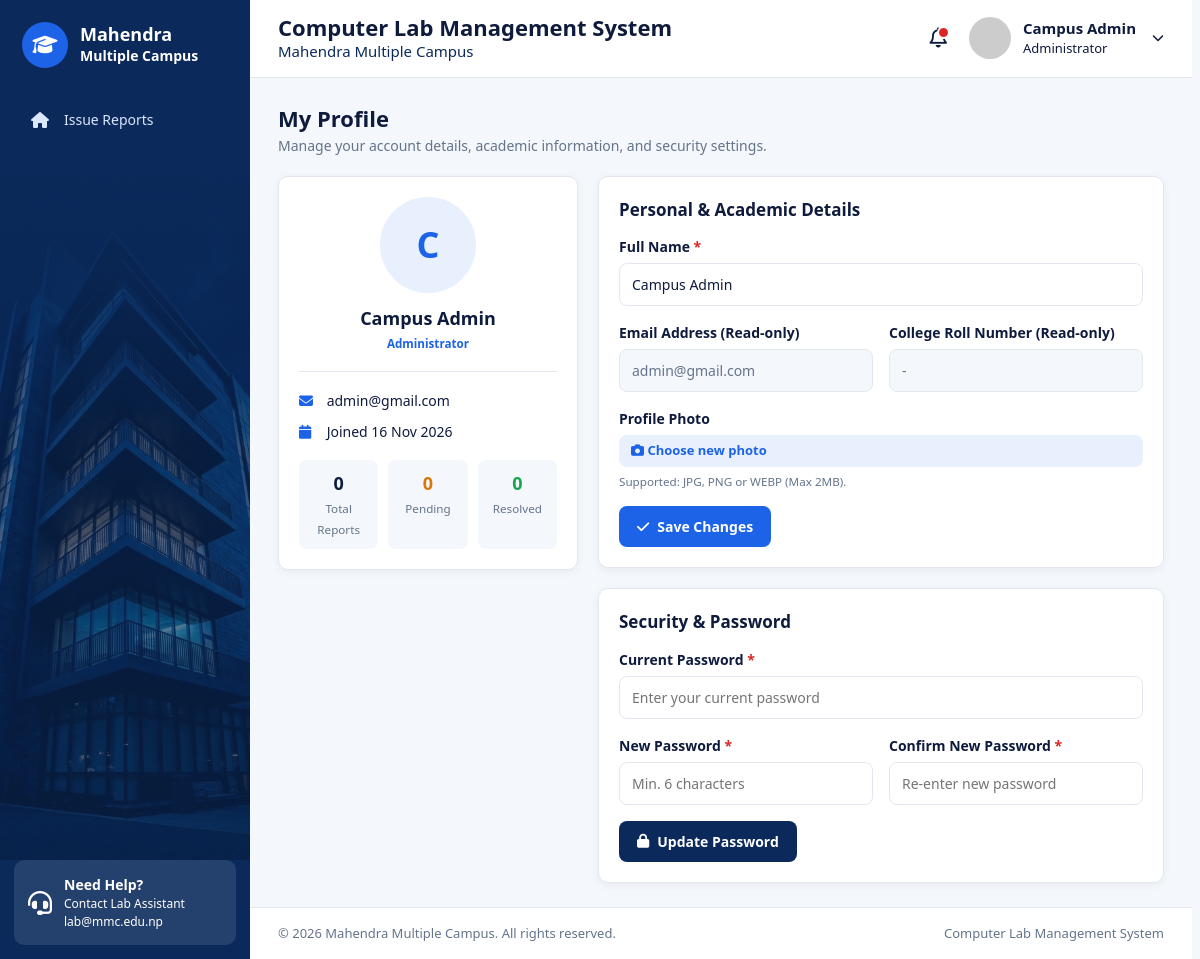
The app's page /profile.php (signed in) with its own data.
### tables this page shows
CREATE TABLE `users` (
  `id` int(11) NOT NULL,
  `name` varchar(100) NOT NULL,
  `email` varchar(150) NOT NULL,
  `roll_number` varchar(50) DEFAULT NULL,
  `password` varchar(255) NOT NULL,
  `program` varchar(50) DEFAULT NULL,
  `semester` varchar(50) DEFAULT NULL,
  `role` enum('student','lab_assistant','admin') NOT NULL DEFAULT 'student',
  `profile_image` varchar(255) DEFAULT NULL,
  `status` enum('active','inactive') NOT NULL DEFAULT 'active',
  `created_at` timestamp NOT NULL DEFAULT current_timestamp(),
  `updated_at` timestamp NOT NULL DEFAULT current_timestamp() ON UPDATE current_timestamp()
);

### config/db.php (called while the page is built, shortened)
<?php
function e($value) {
    return htmlspecialchars($value ?? '', ENT_QUOTES, 'UTF-8');
}
function statusLabel(string $role): string {
    return match ($role) {
        'admin'         => 'Administrator',
        'lab_assistant' => 'Lab Assistant',
        'student'       => 'Student',
        default         => ucfirst($role),
    };
}

### profile.php (the view, shortened to what this page needs)
<?php
require_once __DIR__ . '/config/db.php';
$userId     = (int) $_SESSION['user']['id'];
$pageCss    = 'profile';
$roles     = ['student' => 'Student', 'lab_assistant' => 'Lab Assistant', 'admin' => 'Administrator'];
$counts = ['total' => 0, 'open' => 0, 'resolved' => 0];
try {
    $stmt = $conn->prepare(
        "SELECT name, email, roll_number, program, semester, role, profile_image, created_at
         FROM users WHERE id = ?"
    );
    $stmt->bind_param('i', $userId);
    $stmt->execute();
    $user = $stmt->get_result()->fetch_assoc();
    $stmtCounts = $conn->prepare(
        "SELECT COUNT(*) AS total,
                COALESCE(SUM(status IN ('pending', 'under_review', 'in_progress')), 0) AS open,
                COALESCE(SUM(status = 'resolved'), 0) AS resolved
         FROM fault_reports WHERE user_id = ?"
    );
    $stmtCounts->bind_param('i', $userId);
    $stmtCounts->execute();
    $counts = $stmtCounts->get_result()->fetch_assoc();
} catch (mysqli_sql_exception $e) {
    $message = 'Could not load your profile details.';
    $type    = 'danger';
}
require_once __DIR__ . '/includes/header.php';
?>
<div class="page-heading">
    <h2>My Profile</h2>
    <p>Manage your account details, academic information, and security settings.</p>
</div>
<?php if ($user): ?>
<div class="profile-layout">
    <aside class="card profile-summary">
        <?php if (!empty($user['profile_image']) && file_exists(__DIR__ . '/uploads/profiles/' . $user['profile_image'])): ?>
            <img src="<?= BASE_URL ?>uploads/profiles/<?= e($user['profile_image']) ?>" alt="Profile photo" class="profile-photo" id="profilePreview">
        <?php else: ?>
            <span class="profile-photo profile-photo-letter" id="profileLetter">
                <?= strtoupper(substr($user['name'], 0, 1)) ?>
            </span>
        <?php endif; ?>
        <h3><?= e($user['name']) ?></h3>
        <small style="font-weight: 600; color: var(--primary);"><?= $roles[$user['role']] ?? ucfirst($user['role']) ?></small>
        <ul class="profile-info">
            <li><i class="fa-solid fa-envelope"></i> <?= e($user['email']) ?></li>
            <li><i class="fa-solid fa-calendar"></i> Joined <?= date('d M Y', strtotime($user['created_at'])) ?></li>
        </ul>
        <div class="profile-stats">
            <div><strong><?= (int)$counts['total'] ?></strong><small>Total Reports</small></div>
            <div><strong style="color: var(--warning);"><?= (int)$counts['open'] ?></strong><small>Pending</small></div>
            <div><strong style="color: var(--success);"><?= (int)$counts['resolved'] ?></strong><small>Resolved</small></div>
        </div>
    </aside>
    <div class="profile-forms">
        <form action="profile.php" method="post" enctype="multipart/form-data" class="card" id="profileForm">
            <div class="card-title">Personal & Academic Details</div>
            <div class="form-group">
                <label for="name">Full Name <span style="color: var(--danger);">*</span></label>
                <input type="text" name="name" id="name" class="form-control" maxlength="100"
                       value="<?= e($user['name']) ?>" required>
            </div>
            <div class="profile-row">
                <div class="form-group">
                    <label for="email">Email Address (Read-only)</label>
                    <input type="email" id="email" class="form-control" value="<?= e($user['email']) ?>" disabled>
                </div>
                <div class="form-group">
                    <label for="roll_number">College Roll Number (Read-only)</label>
                    <input type="text" id="roll_number" class="form-control" value="<?= e($user['roll_number'] ?? '-') ?>" disabled>
                </div>
            </div>
            <div class="form-group">
                <label>Profile Photo</label>
                <div>
                    <label class="btn btn-light btn-sm" for="image" style="cursor: pointer;">
                        <i class="fa-solid fa-camera"></i> <span id="profileFileName">Choose new photo</span>
                    </label>
                </div>
                <small class="profile-hint" style="color: var(--muted); margin-top: 6px;">Supported: JPG, PNG or WEBP (Max 2MB).</small>
            </div>
            <button type="submit" class="btn">
                <i class="fa-solid fa-check"></i> Save Changes
            </button>
        </form>
        <form action="profile.php" method="post" class="card" id="passwordForm">
            <div class="card-title">Security & Password</div>
            <div class="form-group">
                <label for="current_password">Current Password <span style="color: var(--danger);">*</span></label>
                <input type="password" name="current_password" id="current_password" class="form-control" placeholder="Enter your current password" required>
            </div>
            <div class="profile-row">
                <div class="form-group">
                    <label for="new_password">New Password <span style="color: var(--danger);">*</span></label>
                    <input type="password" name="new_password" id="new_password" class="form-control" minlength="6" placeholder="Min. 6 characters" required>
                </div>
                <div class="form-group">
                    <label for="confirm_password">Confirm New Password <span style="color: var(--danger);">*</span></label>
                    <input type="password" name="confirm_password" id="confirm_password" class="form-control" minlength="6" placeholder="Re-enter new password" required>
                </div>
            </div>
            <button type="submit" class="btn" style="background: var(--primary-dark);">
                <i class="fa-solid fa-lock"></i> Update Password
            </button>
        </form>
    </div>
</div>
<?php endif; ?>
<?php require_once __DIR__ . '/includes/footer.php'; ?>

### includes/header.php (shortened to what this page needs)
<?php $user = $_SESSION['user']; ?>
<!DOCTYPE html>
<html lang="en">
<head>
    <link rel="stylesheet" href="https://cdnjs.cloudflare.com/ajax/libs/font-awesome/6.5.1/css/all.min.css">
    <link rel="stylesheet" href="<?= BASE_URL ?>assets/css/root.css">
    <link rel="stylesheet" href="<?= BASE_URL ?>assets/css/style.css">
    <?php if (isset($pageCss)) { ?>
        <link rel="stylesheet" href="<?= BASE_URL ?>assets/css/<?= $pageCss ?>.css">
    <?php } ?>
</head>
<body>
<div class="layout">
    <?php include __DIR__ . '/sidebar.php'; ?>
    <div class="layout-main">
        <header class="topbar">
            <div class="topbar-title">
                <h1>Computer Lab Management System</h1>
                <p>Mahendra Multiple Campus</p>
            </div>
            <?php
            $unreadCount = 0;
            try {
                $uid = (int)($user['id'] ?? 0);
                $stmtUnread = $conn->prepare("SELECT COUNT(*) FROM notifications WHERE (user_id IS NULL OR user_id = ?) AND is_read = 0");
                $stmtUnread->bind_param('i', $uid);
                $stmtUnread->execute();
                $unreadCount = (int)$stmtUnread->get_result()->fetch_row()[0];
            } catch (Exception $e) {}
            ?>
            <a href="<?= BASE_URL ?>notifications.php" class="topbar-bell <?= $unreadCount > 0 ? 'has-unread' : '' ?>" title="Notifications">
                <i class="fa-regular fa-bell"></i>
            </a>
            <div class="topbar-user" id="userMenu">
                <?php if (!empty($user['profile_image']) && file_exists(__DIR__ . '/../uploads/profiles/' . $user['profile_image'])): ?>
                    <img class="topbar-avatar"
                         src="<?= BASE_URL ?>uploads/profiles/<?= e($user['profile_image']) ?>"
                         alt="Profile">
                <?php else: ?>
                    <img class="topbar-avatar"
                         src="https://ui-avatars.com/api/?name=<?= urlencode($user['full_name'] ?? $user['name'] ?? 'User') ?>&background=e8f0fe&color=1d63e8&bold=true"
                         alt="Profile">
                <?php endif; ?>
                <div class="topbar-info">
                    <strong><?= e($user['full_name'] ?? $user['name'] ?? '') ?></strong>
                    <small>
                        <?php if (($user['role'] ?? '') == 'student') { ?>
                            <?= e(($user['program'] ?? '') . (!empty($user['semester']) ? ', ' . $user['semester'] : '')) ?>
                        <?php } else { ?>
                            <?= e(statusLabel($user['role'] ?? '')) ?>
                        <?php } ?>
                    </small>
                </div>
                <i class="fa-solid fa-chevron-down topbar-arrow"></i>
            </div>
        </header>
        <main class="content">

### assets/css/root.css (style rules this page uses)
:root { --primary: #1d63e8; --primary-dark: #0b2a5b; --primary-soft: #e8f0fe; --purple: #6d4aff; --purple-soft: #efe9fd; --bg: #f4f7fb; --white: #ffffff; --text: #0f1b3d; --muted: #64748b; --border: #e3e8f0; --success: #16a34a; --success-soft: #e7f6ec; --warning: #d97706; --warning-soft: #fff3dc; --danger: #dc2626; --danger-soft: #fde8e8; --radius: 10px; --shadow: 0 2px 8px rgba(15, 27, 61, 0.06); --sidebar-width: 250px; }
* { box-sizing: border-box; margin: 0; padding: 0; }
html { overflow-y: scroll; scrollbar-gutter: stable; }
body { font-family: 'Segoe UI', Arial, sans-serif; background: var(--bg); color: var(--text); font-size: 14px; line-height: 1.5; }
a { color: inherit; text-decoration: none; }
ul { list-style: none; }
small { color: var(--muted); }
.card { background: var(--white); border: 1px solid var(--border); border-radius: var(--radius); padding: 20px; box-shadow: var(--shadow); }
.card-title { font-size: 17px; font-weight: 700; margin-bottom: 14px; display: flex; justify-content: space-between; align-items: center; }
.btn { display: inline-flex; align-items: center; gap: 8px; padding: 10px 18px; border: 0; border-radius: 8px; font: inherit; font-weight: 600; cursor: pointer; background: var(--primary); color: var(--white); }
.btn-light { background: var(--primary-soft); color: var(--primary); }
.btn-sm { padding: 6px 12px; font-size: 13px; }
.form-group { margin-bottom: 16px; }
.form-group label { display: block; font-weight: 600; margin-bottom: 6px; }
.form-control { width: 100%; padding: 10px 12px; border: 1px solid var(--border); border-radius: 8px; font: inherit; background: var(--white); color: var(--text); }
.page-heading { margin-bottom: 20px; }
.page-heading h2 { font-size: 22px; }
.page-heading p { color: var(--muted); }

### assets/css/style.css (style rules this page uses)
.layout { display: flex; min-height: 100vh; }
.layout-main { flex: 1; margin-left: var(--sidebar-width); display: flex; flex-direction: column; min-width: 0; }
.content { flex: 1; padding: 24px 28px; }
.topbar { background: var(--white); border-bottom: 1px solid var(--border); padding: 14px 28px; display: flex; align-items: center; gap: 22px; position: sticky; top: 0; z-index: 10; }
.topbar-title { flex: 1; }
.topbar-title h1 { font-size: 22px; line-height: 1.2; }
.topbar-title p { color: var(--primary-dark); font-size: 15px; }
.topbar-bell { position: relative; color: var(--text); font-size: 20px; display: inline-flex; align-items: center; justify-content: center; }
.topbar-bell.has-unread::after { content: ''; position: absolute; top: -2px; right: -3px; width: 9px; height: 9px; border-radius: 50%; background: var(--danger); border: 2px solid var(--white); }
.topbar-user { position: relative; display: flex; align-items: center; gap: 12px; cursor: pointer; user-select: none; }
.topbar-avatar { width: 42px; height: 42px; border-radius: 50%; object-fit: cover; }
.topbar-info strong { display: block; line-height: 1.2; font-size: 15px; }
.topbar-info small { font-size: 13px; color: var(--text); }
.topbar-arrow { font-size: 12px; margin-left: 4px; }

### assets/css/profile.css (style rules this page uses)
.profile-layout { display: grid; grid-template-columns: 300px 1fr; gap: 20px; align-items: start; }
.profile-forms { display: grid; gap: 20px; }
.profile-row { display: grid; grid-template-columns: 1fr 1fr; gap: 16px; }
.profile-summary { text-align: center; }
.profile-photo { width: 96px; height: 96px; margin-bottom: 12px; object-fit: cover; border: 3px solid var(--primary-soft); border-radius: 50%; }
.profile-photo-letter { display: inline-flex; align-items: center; justify-content: center; background: var(--primary-soft); color: var(--primary); font-size: 36px; font-weight: 700; }
.profile-summary h3 { font-size: 18px; }
.profile-info { margin: 18px 0; padding-top: 18px; border-top: 1px solid var(--border); text-align: left; }
.profile-info li { margin-bottom: 10px; word-break: break-all; }
.profile-info i { width: 18px; margin-right: 6px; color: var(--primary); }
.profile-stats { display: grid; grid-template-columns: repeat(3, 1fr); gap: 10px; }
.profile-stats div { padding: 10px 6px; border-radius: 8px; background: var(--bg); }
.profile-stats strong { display: block; font-size: 18px; }
.profile-hint { display: block; margin-top: 6px; }
.form-group .btn { font-weight: 600; }
.form-control:disabled { background: var(--bg); color: var(--muted); cursor: not-allowed; }

### records on screen
users: name "Campus Admin", role "Administrator", name "C", email "admin@gmail.com", created_at "16 Nov 2026", roll_number "-"

### other values on screen
$item[2] "Issue Reports"
$counts['total'] "0"
$counts['open'] "0"
$counts['resolved'] "0"
